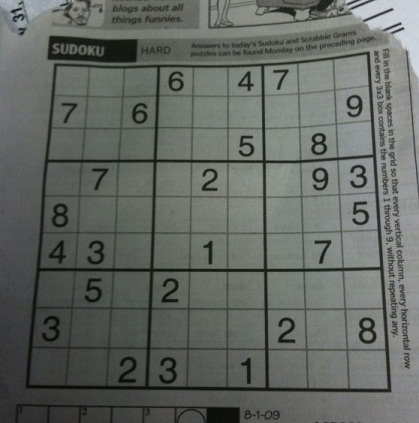
#> input picture 10. hafta/resim/sudoku.jpg, 419 x 423 px
$ python 5_get_affine_transform.py
#> lines starting #> are read from the running program, lines starting #| are printed output that depends on the picture
import cv2 as cv
import numpy as np

resim = cv.imread("resim/sudoku.jpg")
#> resim is the input picture: shape (423, 419, 3); mean B, G, R 98.9, 103.6, 99.4

satir, sutun = resim.shape[:2]
#> satir = 423; sutun = 419

kaynak_noktalar = np.float32([[0, 0], [sutun-1, 0], [0, satir-1]])
#> kaynak_noktalar = [[0, 0], [418, 0], [0, 422]]
hedef_noktalar = np.float32([[0, 0], [int(0.5*(sutun-1)), 0], [int(0.5*(sutun-1)), satir-1]])
#> hedef_noktalar = [[0, 0], [209, 0], [209, 422]]
afin_matrisi = cv.getAffineTransform(kaynak_noktalar, hedef_noktalar)
#> afin_matrisi = [[0.5, 0.495, 0], [0, 1, 0]]
sonuc = cv.warpAffine(resim, afin_matrisi, (sutun, satir))
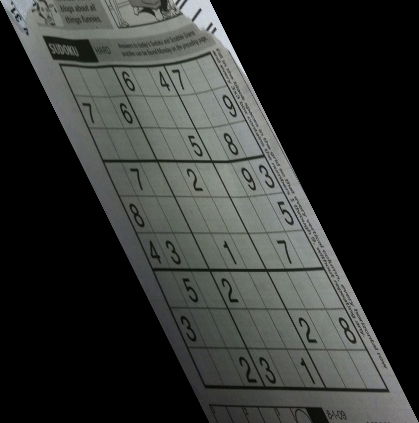
#> sonuc: shape (423, 419, 3); mean B, G, R 49.5, 51.8, 49.7

cv.imshow("sonuc", sonuc)
cv.waitKey(0)
